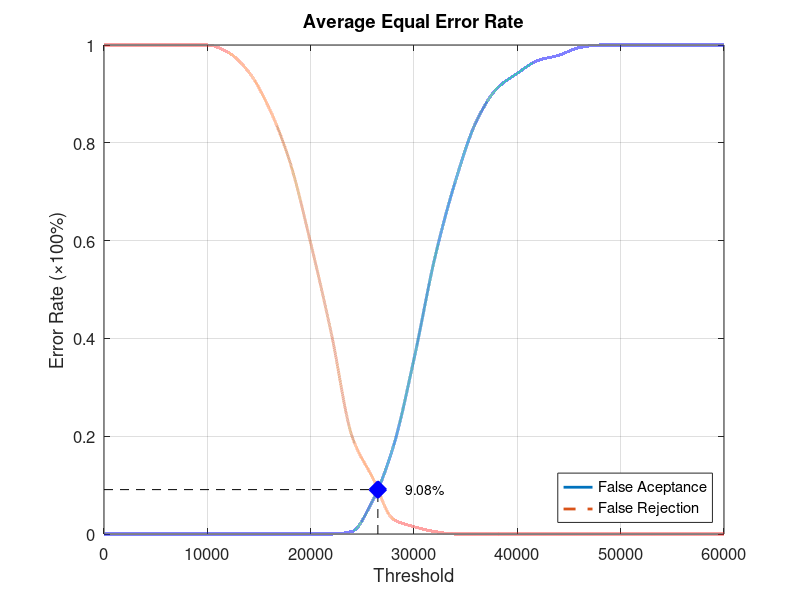
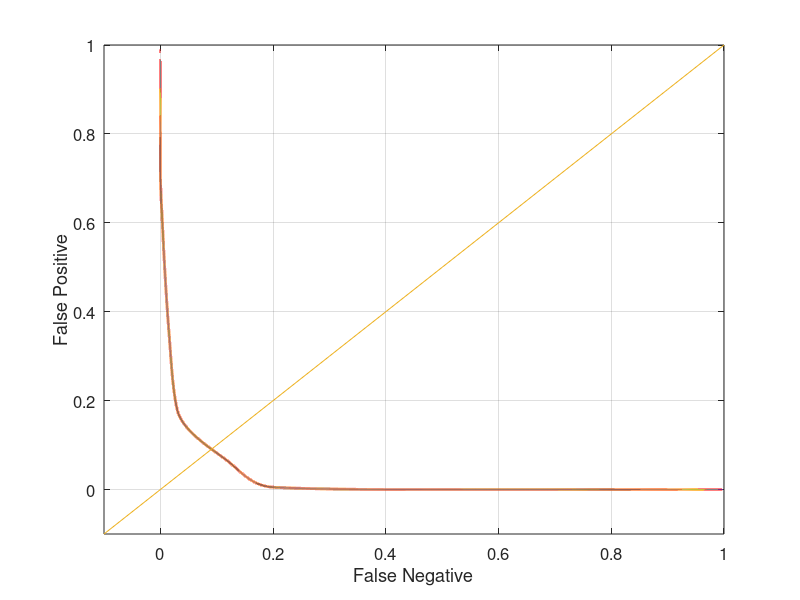

Write MATLAB code to recreate these figures, in order.
function yEER = Database1_3
close all;
clear;
clc;
x = 0:2000:60000;
xq = 0:0.5:60000;

y0 = [0 0 0 0 0 0 0 0 0 0 0 0 0.00526316 0.0684211 0.178947 0.357895 0.563158 0.721053 0.842105 0.910526 0.942105 0.968421 0.978947 0.994737 1 1 1 1 1 1 1];
yy0 = interp1(x, y0, xq, 'pchip');
y1 = [1 1 1 1 1 1 0.985 0.945 0.87 0.76 0.595 0.41 0.2 0.115 0.03 0.015 0.005 0 0 0 0 0 0 0 0 0 0 0 0 0 0];
yy1 = interp1(x, y1, xq, 'pchip');

% Calculating EER: 
y2 = abs(y0 - y1);
find(y2 == min(y2))
yy2 = abs(yy0 - yy1);
xEER = find(yy2 == min(yy2));
xEERIndex = xq(xEER) % X-axis EER
yEER = yy0(xEER) % Y-axis EER

main = figure
plot(xq, yy0,'-','LineWidth', 2);	hold on
plot(xq, yy1,'--','LineWidth', 2);	hold on
plot([xEERIndex xEERIndex], [0 yEER], 'k--');	hold on
plot([0 xEERIndex], [yEER yEER], 'k--');	hold on
plot(xEERIndex, yEER, 'bx', 'LineWidth', 10);	hold on
text(xEERIndex + 10 * xEERIndex / 100, yEER, [num2str(round((10000 * yEER)) / 100) '%'])
legend('False Aceptance', 'False Rejection', 'Location', 'SouthEast')
xlabel('Threshold')
ylabel('Error Rate (\times100%)')
title('Average Equal Error Rate')
set(gca, 'FontSize', 12)
axis([0 60000 0 1])
grid on

print(main, 'Database1_3Main', '-dpng');
FNRxFPR = figure('Color', [1 1 1]);
plot(yy1, yy0, '-', yy1, yy0, 'LineWidth', 2);
hold on
y = -0.1:0.1:1
plot(y, y); 
set(gca, 'FontSize', 12)
xlabel('False Negative')
ylabel('False Positive')
axis([-0.1 1 -0.1 1])
set(gca, 'FontSize', 12)
grid on

print(FNRxFPR, 'Database1_3FNRxFPR','-dpng');
end
